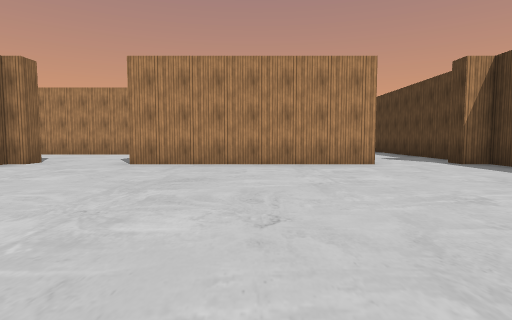
View 1 (above)

23 first-person views from a walk through a scene from a Unity 3-D project. The camera is 1.2 m above the floor, tilts 4° down and sees 80° across. The floor is counted in squares, 2 m on a side. Each view is taken from the middle of a square. On the plan, view 1 faces up. The plan holds only what a view shows up to about 9 squares ahead; the rest is blank. The place goes on beyond the plan. The player character is not drawn. Some surface patterns are stand-ins.

View 2
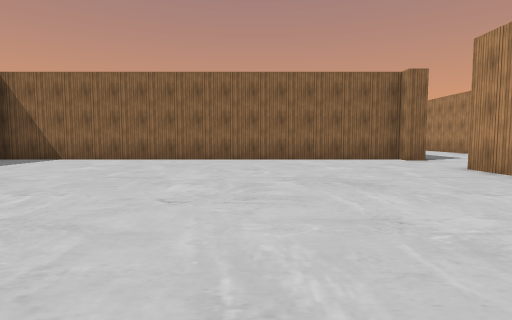

View 3
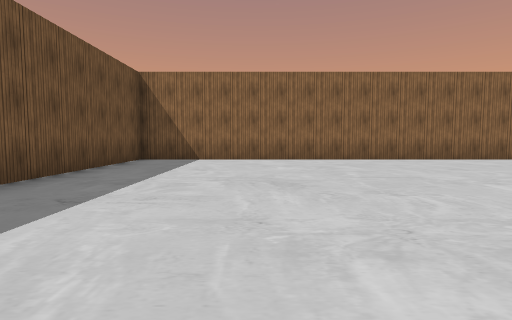

View 4
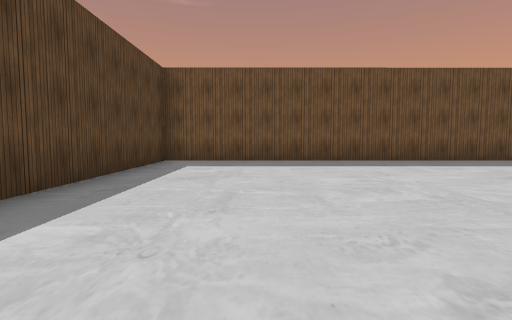

View 5
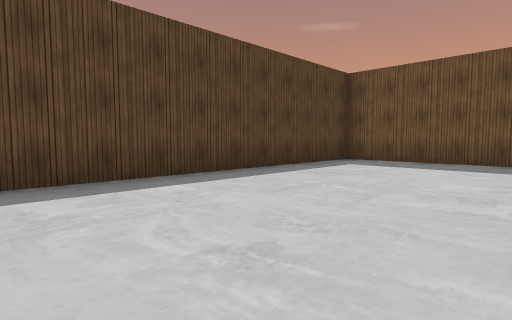

View 6
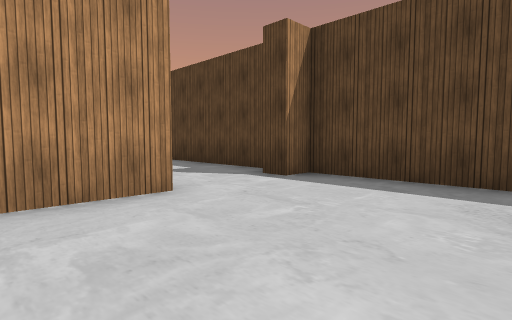

View 7
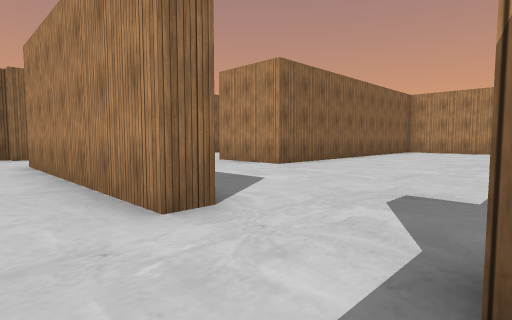

View 8
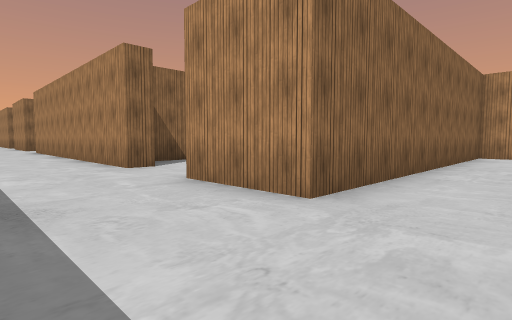

View 9
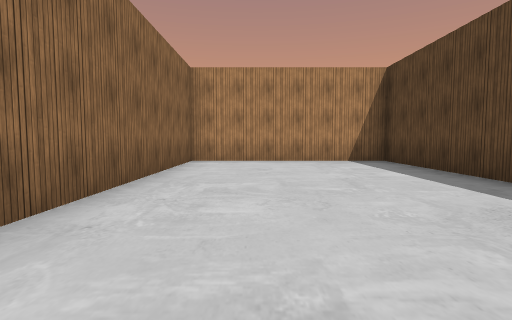

View 10
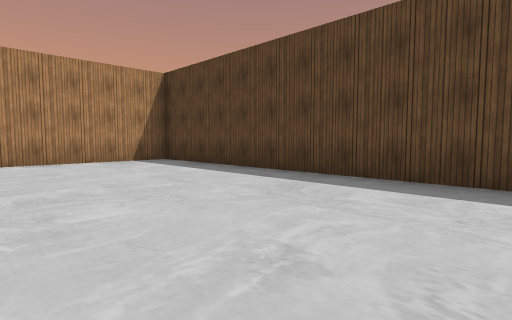

View 11
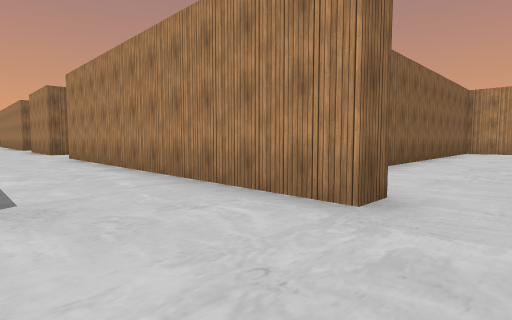

View 12
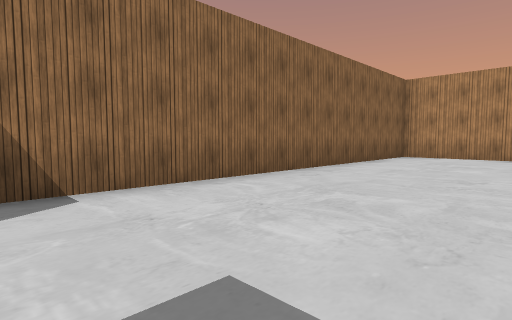

View 13
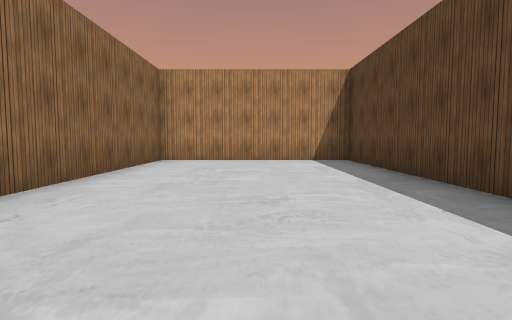

View 14
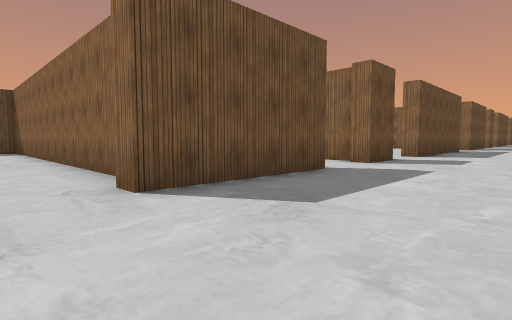

View 15
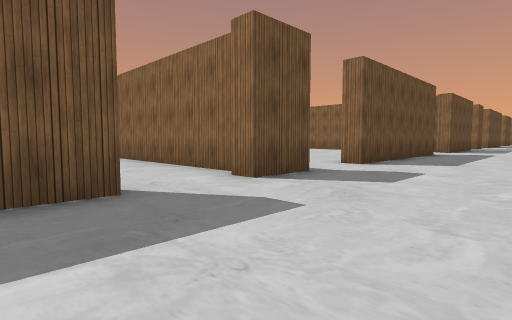

View 16
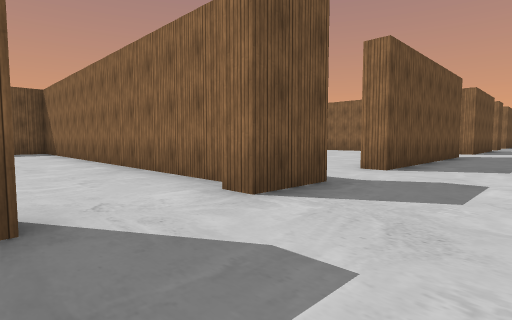

View 17
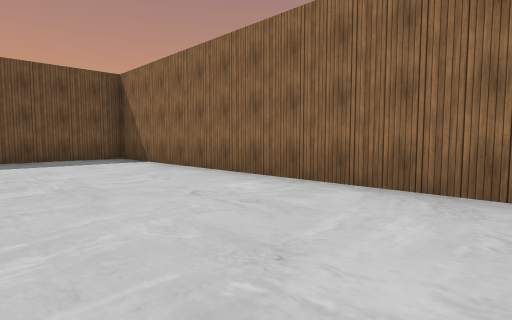

View 18
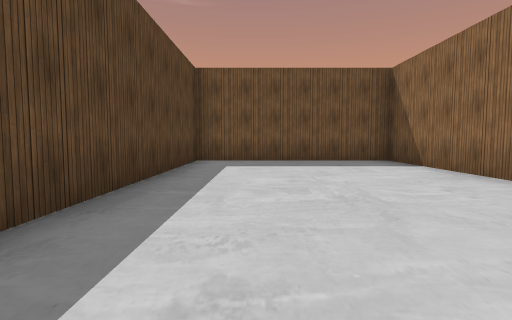

View 19
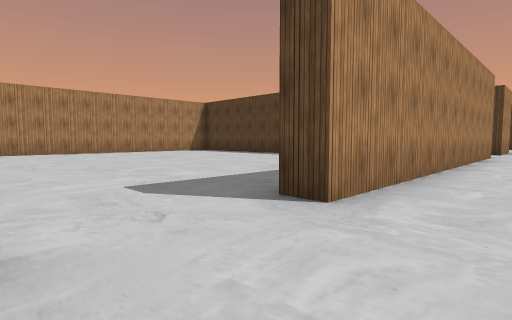

View 20
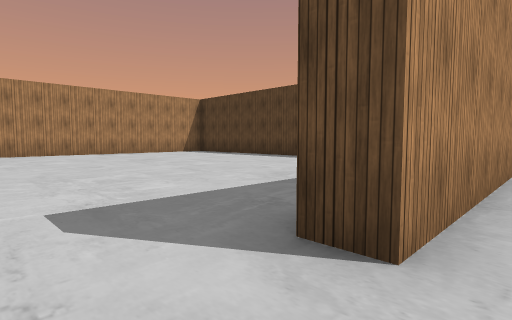

View 21
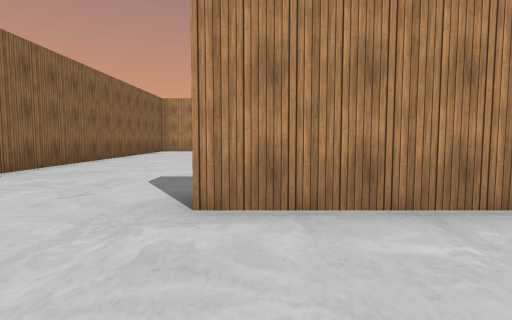

View 22
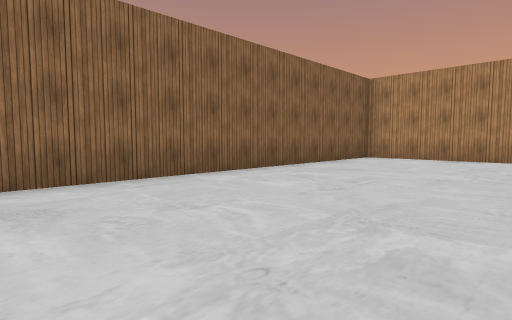

View 23
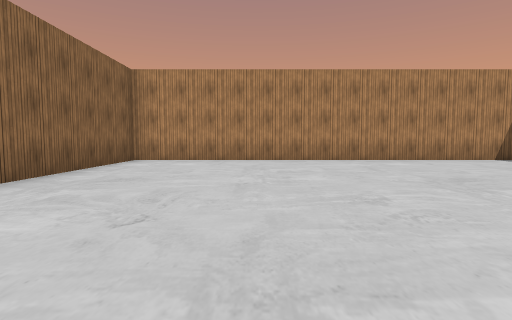

### Floor plan
Points are (right, up) in squares from view 1. A wall is a line through its corners. A room is listed if a view was taken in it or the views show most of it. See-through windows are left out.
Room 1 (views 1, 2, 3, 4, 5, 6, 7)
walls: (2.8, 7.2) (-3, 7.2); (-5.8, 7.2) (-5.8, -4.4) (5.5, -4.3) (5.5, 7.2) (4.9, 7.2); (-5.4, 7.7) (-5.4, 7.2)
ways out: opening at (-4.5, 8) to room 2; opening at (3.5, 8) to room 2
Room 2 (views 8, 9, 10, 11, 14, 15, 16, 19, 20, 21, 22, 23)
walls: (-4.2, 11.5) (-13.5, 11.5) (-13.5, 12.1); (-9.4, 7.7) (-5.4, 7.7); (-6.8, 23.5) (-17.4, 23.5) (-17.4, 14.3); (-12.8, 7.7) (-11.3, 7.7) (-11.3, 7.1); (-16.5, 7.7) (-14.8, 7.7) (-14.8, 7.1); (2.8, 7.8) (2.8, 7.2); (4.9, 7.2) (4.9, 7.8); (5.5, 8.2) (5.5, 20.3) (0.3, 20.3) (0.3, 11.5) (-2.1, 11.5)
ways out: opening at (-4.5, 8) to room 1; opening at (3.5, 8) to room 1; opening at (-3.5, 12) to room 3; opening at (-10.5, 7.5) to room 4; opening at (-17, 10); opening at (-13.5, 7)
Room 3 (views 12, 13)
walls: (-0.4, 18) (-0.4, 23.5) (-5.7, 23.5) (-5.7, 12.7); (-4.2, 12.2) (-4.2, 11.5)
ways out: opening at (-3.5, 12) to room 2
Room 4 (views 17, 18)
walls: (-11.7, 7) (-11.7, -4.4) (-6.4, -4.4) (-6.4, 2.2)
ways out: opening at (-10.5, 7.5) to room 2

Positions as (right, up) in squares from view 1, and headings:
1: (0, 0), facing up
2: (3, 3), facing left
3: (3, -1), facing left
4: (3, 4), facing down
5: (1, 4), facing down-right
6: (1, 4), facing up-right
7: (5, 6), facing up-left
8: (2, 9), facing up-left
9: (2, 12), facing up
10: (1, 12), facing up-right
11: (-3, 9), facing up-left
12: (-2, 13), facing up-left
13: (-3, 15), facing up
14: (-4, 11), facing down-left
15: (-8, 11), facing down-left
16: (-9, 10), facing down-left
17: (-8, 5), facing down-left
18: (-8, 4), facing down
19: (-16, 10), facing up-right
20: (-15, 11), facing up-right
21: (-13, 9), facing up
22: (-13, 14), facing up-left
23: (-14, 15), facing up
